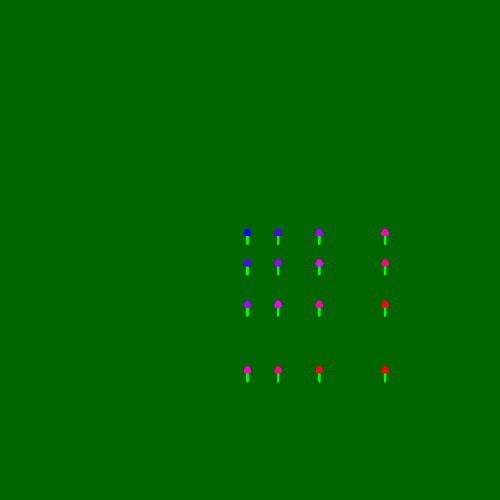
Frame 1 (no input)
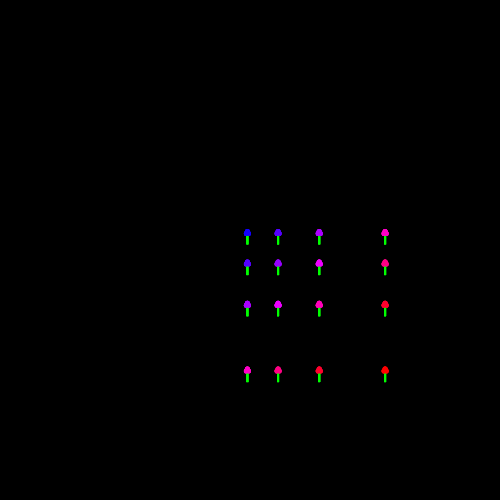
Frame 2 (the mouse pressed at the canvas centre, redrawn once)

The p5.js sketch that drew these frames (run headless with seeded random() and noise() and a simulated clock; the mouse was pressed at the canvas centre and the sketch redrawn once):

// p5.js sketch
// ── sketch.js
// require https://cdn.jsdelivr.net/npm/p5@1.4.0/lib/p5.js

//create empty points array
const points = [];

//add points to the array
function setup() {
  createCanvas(500, 500);
  noLoop();

  for (let y = 0; y < 5; y++) {
    for (let x = 0; x < 5; x++) {
      points.push({
        x: x * 50 + 25,
        y: y * 50 + 25,
      });
    }
  }
}

function draw() {
  background(0,100,0);
  fill(200);
  noStroke();
  
//use x and y values from each point in the array to create x_1 and y_1 values
//place points using noise
  for (let i = 0; i < points.length; i++) {
    const p = points[i];
    let x_1=noise(p.x)*500
    let y_1=noise(p.y)*500
    
   
    //use HSB color mode
    //fill flower petals using noise
    if (x_1>200 & y_1>200){
      colorMode(HSB);

//draw flowers
  for (let x=0;x<4;x++){
  noStroke();
  //draw the flower stems
  fill(120,100,100)
  rect(x_1+2, y_1-10,2,10)
  //draw the petals
  fill((x_1+y_1)/2,100,100)
  ellipse(x_1+3, y_1-13,5,5)
  ellipse(x_1+4, y_1-11,5,5)
  ellipse(x_1+2, y_1-11,5,5)
  } 
      
  
    }

  }
}
